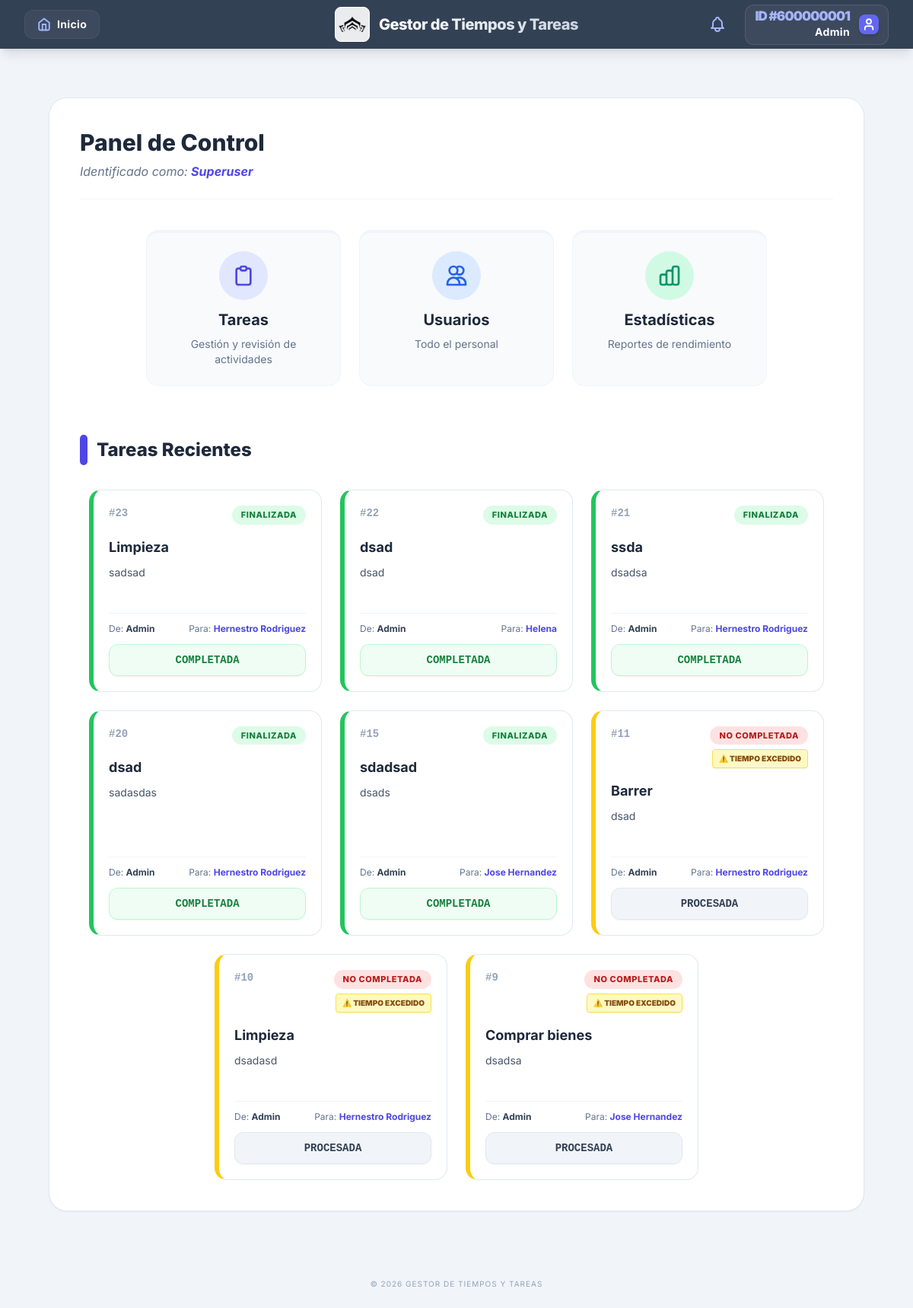
The page /dashboard/ (signed in) on the database as committed earlier.
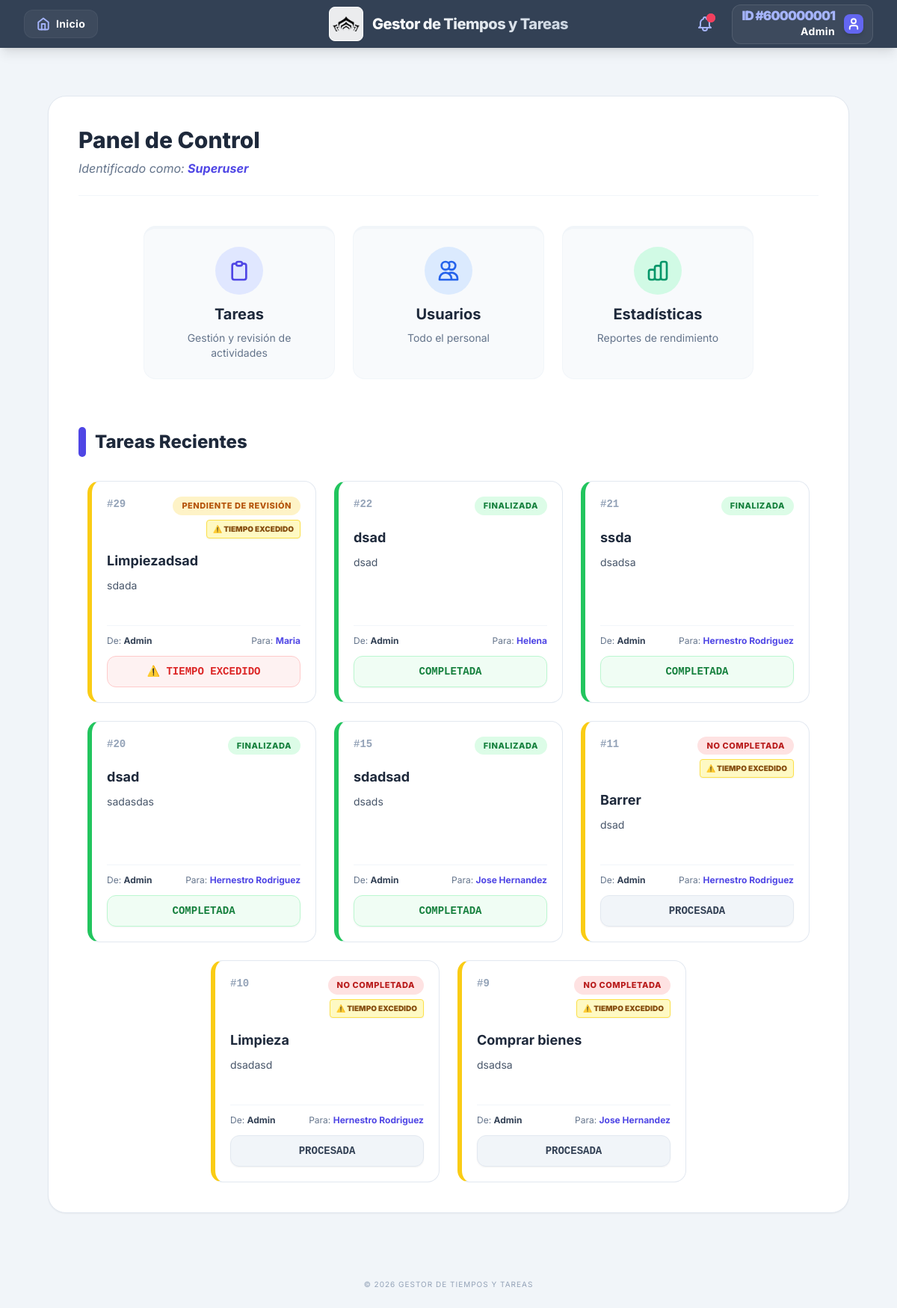
The same page on the database as committed later.
### users/models.py (models this page shows, shortened)
class User(AbstractUser):
    user_id = models.AutoField(primary_key=True)
    username = models.CharField(max_length=150, unique=True)
    password = models.CharField(max_length=128)
    USERNAME_FIELD = 'username'
    class Meta:
        db_table = 'users'
        verbose_name = 'User'
        verbose_name_plural = 'Users'

### tasks/models.py (models this page shows, shortened)
class Task(models.Model):
    ESTADOS = [
        ('PENDIENTE', 'Pendiente'),
        ('PENDIENTE_REVISION', 'Pendiente de revisión'),
        ('FINALIZADA', 'Finalizada'),
        ('NO_COMPLETADA', 'No Completada'),
    ]
    titulo = models.CharField(max_length=200)
    descripcion = models.TextField(blank=True)
    estado = models.CharField(max_length=20, choices=ESTADOS, default='PENDIENTE')
    asignado_a = models.ForeignKey(settings.AUTH_USER_MODEL, on_delete=models.CASCADE, related_name='tareas_asignadas')
    creada_por = models.ForeignKey(settings.AUTH_USER_MODEL, on_delete=models.CASCADE, related_name='tareas_creadas')
    creada_en = models.DateTimeField(auto_now_add=True)
    fecha_limite = models.DateTimeField(null=True, blank=True)
    fecha_finalizacion = models.DateTimeField(null=True, blank=True)
    aprobada_por = models.ForeignKey(
        settings.AUTH_USER_MODEL,
        null=True, blank=True,
        on_delete=models.SET_NULL,
        related_name='tareas_aprobadas'
    )
    reabierta = models.BooleanField(default=False)
    asignado_original = models.ForeignKey(
        settings.AUTH_USER_MODEL,
        on_delete=models.SET_NULL,
        null=True, blank=True,
        related_name='tareas_reabiertas_previas'
    )
    class Meta:
        db_table = 'tasks'
        ordering = ['-creada_en']
    @property
    def esta_vencida(self):
        if self.fecha_limite and self.estado != 'FINALIZADA':
            return timezone.now() > self.fecha_limite
        return False

class Notificacion(models.Model):
    receptor = models.ForeignKey(
        settings.AUTH_USER_MODEL,
        on_delete=models.CASCADE,
        related_name='notificaciones'
    )
    tarea = models.ForeignKey('Task', on_delete=models.CASCADE)
    mensaje = models.CharField(max_length=255)
    link = models.CharField(max_length=255, null=True, blank=True)
    leido = models.BooleanField(default=False)
    creada_en = models.DateTimeField(auto_now_add=True)
    class Meta:
        db_table = 'notificaciones'
        ordering = ['-creada_en']

### core/views.py (the view, shortened to what this page needs)
# urls.py: path('dashboard/', views.dashboard_view, name='dashboard'),
@login_required
def dashboard_view(request):
    from tasks.models import Task
    permissions = {
        'tareas_empleados': 0,
        'tareas_supervisor': 0,
        'estadisticas': 0,
        'modificar_usuarios': 0,
    }
    if request.user.is_superuser:
        permissions.update({
            'tareas_empleados': 2,
            'tareas_supervisor': 2,
            'estadisticas': 4,
            'modificar_usuarios': 5,
        })
        roles_list = ['Superuser']
        max_perm = 5
    base_qs = Task.objects.all()
    if request.user.is_superuser or max_perm == 5:
        tareas_qs = base_qs.filter(Q(creada_por=request.user) | Q(creada_por__is_superuser=True)).distinct()
    elif max_perm == 6:
        tareas_qs = base_qs.filter(Q(creada_por=request.user) | Q(asignado_a=request.user)).distinct()
    else:
        tareas_qs = base_qs.filter(asignado_a=request.user)
    tareas_recientes = tareas_qs.order_by('-id')[:8]
    context = {
        'user': request.user,
        'roles': roles_list,
        'permissions': permissions,
        'tareas_recientes': tareas_recientes,
        'max_perm': max_perm,
    }
    return render(request, 'core/dashboard.html', context)

### core/templates/core/dashboard.html (shortened to what this page needs)
{% extends 'core/base.html' %}
{% load static %}
{% block content %}
<div class="max-w-7xl mx-auto px-4 sm:px-6 lg:px-8 py-8">
    <div class="bg-white rounded-3xl shadow-sm border border-slate-200 p-6 md:p-10">
        <div class="mb-10 border-b border-slate-100 pb-6">
            <h2 class="text-3xl font-extrabold text-slate-800">Panel de Control</h2>
            <p class="text-slate-500 mt-2 text-base italic">
                Identificado como: <strong class="text-indigo-600">{% if roles %}{{ roles|join:", " }}{% else %}Sin Rol{% endif %}</strong>
            </p>
        </div>
        <div class="flex flex-wrap justify-center gap-6 mb-16">
            {% if permissions.tareas_empleados > 0 or permissions.tareas_supervisor > 0 %}
            <a href="{% url 'tasks:tasks_list' %}"
               class="w-full sm:w-64 bg-slate-50 p-6 rounded-2xl border border-slate-100 hover:shadow-xl transition-all transform hover:-translate-y-1 border-t-4 border-indigo-500 flex flex-col items-center text-center group">
                <div class="bg-indigo-100 p-4 rounded-full mb-3 group-hover:bg-indigo-600 transition-colors">
                </div>
                <h3 class="text-xl font-bold text-slate-800">Tareas</h3>
                <p class="text-slate-500 text-sm mt-2">Gestión y revisión de actividades</p>
            </a>
            {% endif %}
            {% if permissions.modificar_usuarios == 5 or permissions.modificar_usuarios == 6 %}
            <a href="{% url 'users:user_management' %}"
               class="w-full sm:w-64 bg-slate-50 p-6 rounded-2xl border border-slate-100 hover:shadow-xl transition-all transform hover:-translate-y-1 border-t-4 border-blue-500 flex flex-col items-center text-center group">
                <div class="bg-blue-100 p-4 rounded-full mb-3 group-hover:bg-blue-600 transition-colors">
                </div>
                <h3 class="text-xl font-bold text-slate-800">Usuarios</h3>
                <p class="text-slate-500 text-sm mt-2">{% if permissions.modificar_usuarios == 5 %}Todo el personal{% else %}Empleados asignados{% endif %}</p>
            </a>
            {% endif %}
            {% if permissions.estadisticas == 4 %}
            <a href="{% url 'stats:view_stats' %}"
               class="w-full sm:w-64 bg-slate-50 p-6 rounded-2xl border border-slate-100 hover:shadow-xl transition-all transform hover:-translate-y-1 border-t-4 border-emerald-500 flex flex-col items-center text-center group">
                <div class="bg-emerald-100 p-4 rounded-full mb-3 group-hover:bg-emerald-600 transition-colors">
                </div>
                <h3 class="text-xl font-bold text-slate-800">Estadísticas</h3>
                <p class="text-slate-500 text-sm mt-2">Reportes de rendimiento</p>
            </a>
            {% endif %}
        </div>
        <div class="mt-8">
            <div class="flex items-center justify-between mb-8">
                <h3 class="text-2xl font-extrabold text-slate-800 flex items-center gap-3">
                    <span class="w-2.5 h-10 bg-indigo-600 rounded-full"></span>
                    Tareas Recientes
                </h3>
            </div>
            <div class="flex flex-wrap justify-center gap-6">
                {% for tarea in tareas_recientes %}
                <a href="{% url 'tasks:tasks_list' %}?nombre={{ tarea.id }}"
                   class="group w-full md:w-[calc(50%-1.5rem)] lg:w-[calc(33.33%-1.5rem)] xl:w-[calc(25%-1.5rem)] bg-white border border-slate-200 rounded-2xl p-5 transition-all hover:shadow-xl hover:border-indigo-300 flex flex-col relative overflow-hidden border-l-[6px]
                   {% if tarea.estado == 'FINALIZADA' %} border-l-green-500
                   {% elif tarea.esta_vencida %} border-l-yellow-400
                   {% elif tarea.estado == 'NO_COMPLETADA' %} border-l-red-500
                   {% else %} border-l-slate-300 {% endif %}">
                    <div class="flex justify-between items-start mb-4">
                        <span class="text-sm font-mono text-slate-400 font-black">#{{ tarea.id }}</span>
                        <div class="flex flex-col items-end gap-1.5">
                            <span class="text-[11px] font-extrabold px-3 py-1 rounded-full uppercase tracking-wider
                                {% if tarea.estado == 'NO_COMPLETADA' %} bg-red-100 text-red-700
                                {% elif tarea.estado == 'FINALIZADA' %} bg-green-100 text-green-700
                                {% elif tarea.estado == 'PENDIENTE_REVISION' %} bg-amber-100 text-amber-700
                                {% else %} bg-blue-100 text-blue-700 {% endif %}">
                                {{ tarea.get_estado_display }}
                            </span>
                            {% if tarea.esta_vencida and tarea.estado != 'FINALIZADA' %}
                            <span class="text-[10px] font-black px-2 py-1 bg-yellow-100 text-yellow-800 border border-yellow-300 rounded shadow-sm uppercase">
                                ⚠️ TIEMPO EXCEDIDO
                            </span>
                            {% endif %}
                        </div>
                    </div>
                    <h4 class="text-lg font-bold text-slate-800 truncate group-hover:text-indigo-600 mb-2">{{ tarea.titulo }}</h4>
                    <p class="text-sm text-slate-600 line-clamp-2 mb-6 min-h-[40px] leading-relaxed">{{ tarea.descripcion }}</p>
                    <div class="mt-auto space-y-3">
                        <div class="flex justify-between text-xs text-slate-500 border-t border-slate-100 pt-3">
                            <span>De: <strong class="text-slate-700">{{ tarea.creada_por.username }}</strong></span>
                            <span>Para: <strong class="text-indigo-600 font-bold">{{ tarea.asignado_a.username }}</strong></span>
                        </div>
                        <div id="dash-timer-{{ tarea.id }}"
                             class="text-sm font-mono font-black text-center py-2.5 rounded-xl bg-slate-50 text-slate-800 border border-slate-200 shadow-inner"
                             data-deadline="{{ tarea.fecha_limite|date:'Y-m-d H:i:s' }}"
                             data-status="{{ tarea.estado }}">
                        </div>
                    </div>
                </a>
                {% empty %}
                <div class="w-full py-16 text-center bg-slate-50 rounded-3xl border-2 border-dashed border-slate-200">
                    <p class="text-slate-400 text-lg italic font-medium">No hay tareas activas asignadas.</p>
                </div>
                {% endfor %}
            </div>
        </div>
    </div>
</div>
{% endblock %}

### core/templates/core/base.html (shortened to what this page needs)
{% load static %}
<!DOCTYPE html>
<html lang="es">
<head>
    <script src="https://cdn.tailwindcss.com"></script>
</head>
<body class="bg-slate-100 min-h-screen flex flex-col text-slate-900">
    <nav class="bg-slate-700 text-white shadow-lg sticky top-0 z-50">
        <div class="max-w-7xl mx-auto px-4 sm:px-6 lg:px-8">
            <div class="grid grid-cols-3 h-16 items-center">
                <div class="flex justify-start">
                    <a href="{% url 'core:dashboard' %}"
                       class="hidden md:flex items-center gap-2 bg-white/5 hover:bg-white/10 px-4 py-2 rounded-xl transition-all border border-white/5 group">
                        <span class="text-sm font-bold tracking-wide">Inicio</span>
                    </a>
                </div>
                <div class="flex justify-center items-center gap-3">
                    <div class="bg-white/90 p-1 rounded-lg border border-white shadow-sm transition-transform hover:scale-105">
                        <img src="{% static 'img/Screenshot_4.png' %}" alt="Logo" class="h-9 w-9 object-contain">
                    </div>
                    <h1 class="text-lg md:text-xl font-extrabold tracking-tight bg-gradient-to-r from-white to-slate-300 bg-clip-text text-transparent hidden sm:block text-center">
                    </h1>
                </div>
                <div class="flex justify-end items-center">
                    {% if user.is_authenticated %}
                    <div class="relative mr-4">
                        <button id="notif-button" class="block p-2 text-indigo-300 hover:bg-white/10 rounded-xl transition-colors focus:outline-none relative">
                            {% for noti in user.notificaciones.all %}
                                {% if not noti.leido and forloop.first %}
                                    <span class="absolute top-1.5 right-1.5 flex h-3 w-3">
                                        <span class="relative inline-flex rounded-full h-3 w-3 bg-rose-500"></span>
                                    </span>
                                {% endif %}
                            {% endfor %}
                        </button>
                    </div>
                    {% endif %}
                    <div class="relative">
                        <button id="user-menu-button"
                            class="flex items-center space-x-3 bg-white/5 hover:bg-white/10 py-1.5 px-3 rounded-xl transition-all border border-white/10 focus:outline-none">
                            <div class="flex flex-col items-end leading-none hidden md:flex">
                                <span class="text-[17px] font-black uppercase text-indigo-300 tracking-tighter mb-0.5">ID #{{ user.user_id }}</span>
                                <span class="text-sm font-bold tracking-wide">{{ user.username|title }}</span>
                            </div>
                            <div class="bg-indigo-500 p-1 rounded-lg shadow-md">
                                <svg xmlns="http://www.w3.org/2000/svg" width="18" height="18" viewBox="0 0 24 24" fill="none" stroke="currentColor" stroke-width="2.5" stroke-linecap="round" stroke-linejoin="round">
                                    <path d="M19 21v-2a4 4 0 0 0-4-4H9a4 4 0 0 0-4 4v2"/><circle cx="12" cy="7" r="4"/>
                                </svg>
                            </div>
                        </button>
                    </div>
                </div>
            </div>
        </div>
    </nav>
    <main class="flex-grow p-4 md:p-6 lg:p-8">
        {% block content %}{% endblock content %}
    </main>
    <footer class="py-6 text-center text-slate-400 text-[10px] uppercase tracking-widest bg-slate-100">
        &copy; 2026 Gestor de Tiempos y Tareas
    </footer>
</body>
</html>

### core/templates/core/base.html (style rules this page uses)
body { font-family: 'Inter', sans-serif; }

Rows that differ between the two databases and show on the page:
removed Task: id "23", estado "FINALIZADA", titulo "Limpieza", descripcion "sadsad", creada_por.username "Admin", asignado_a.username "Hernestro Rodriguez"
added Notificacion: leido False (drawn)
added Task: id "29", estado "PENDIENTE DE REVISIÓN", shows "⚠️ TIEMPO EXCEDIDO", titulo "Limpiezadsad", descripcion "sdada", creada_por.username "Admin", asignado_a.username "Maria"
